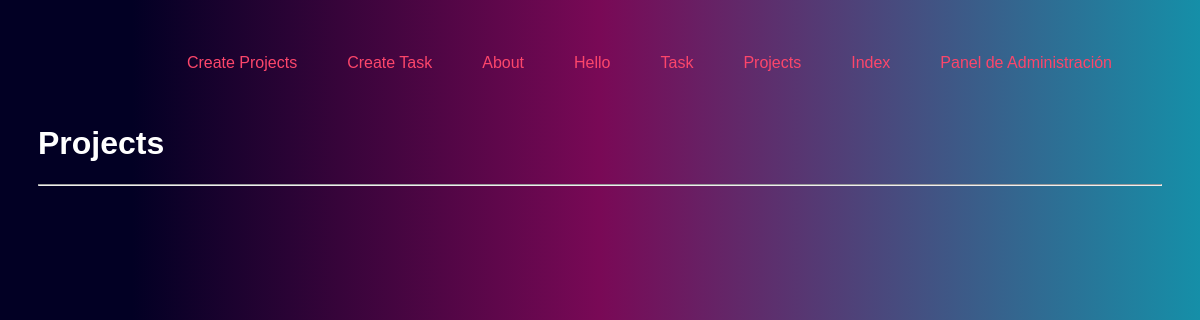
The page /projects/ on the database as committed earlier.
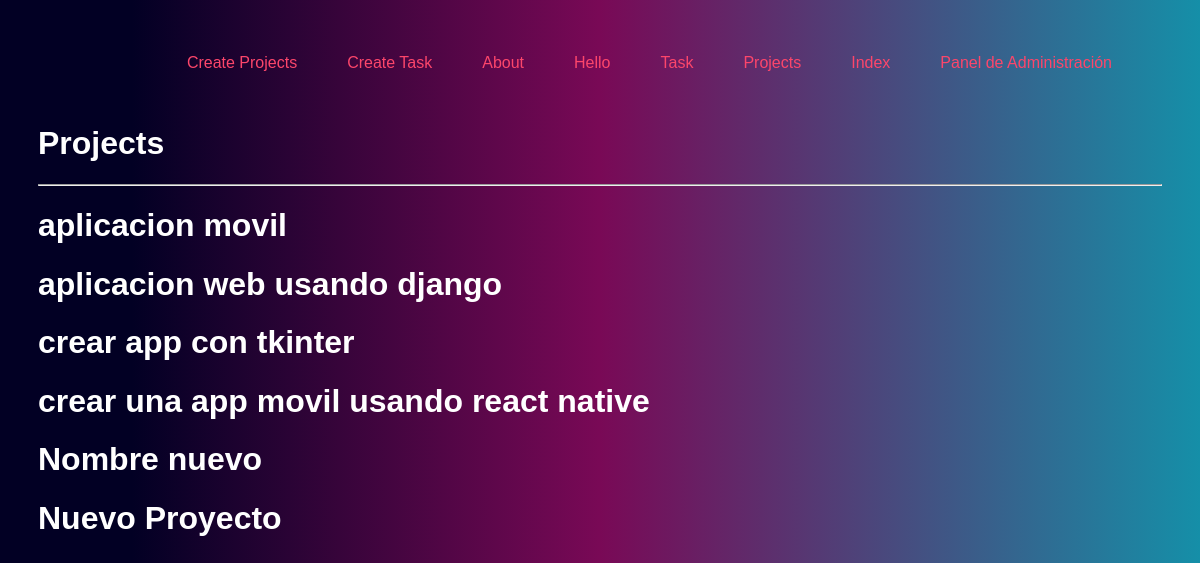
The same page on the database as committed later.
### myapp/models.py (models this page shows, shortened)
class tabla_uno_project(models.Model):
    name = models.CharField(max_length=50)

### myapp/views.py (the view)
# urls.py: path('projects/', views.projectos, name="projects"),
def projectos(request):
    projects = tabla_uno_project.objects.all()
    return render(request, 'projects.html', {
        'projects': projects
    })

### myapp/templates/projects.html
{% extends 'layouts/base.html' %}
{% block nombre_aqui %}
<h1>Projects</h1>
<hr>
{% for project in projects %}
<h1>{{project.name}}</h1>
{% endfor %}
{% endblock %}

Rows that differ between the two databases and show on the page:
added tabla_uno_project: name "aplicacion movil"
added tabla_uno_project: name "aplicacion web usando django"
added tabla_uno_project: name "crear app con tkinter"
added tabla_uno_project: name "crear una app movil usando react native"
added tabla_uno_project: name "Nombre nuevo"
added tabla_uno_project: name "Nuevo Proyecto"
